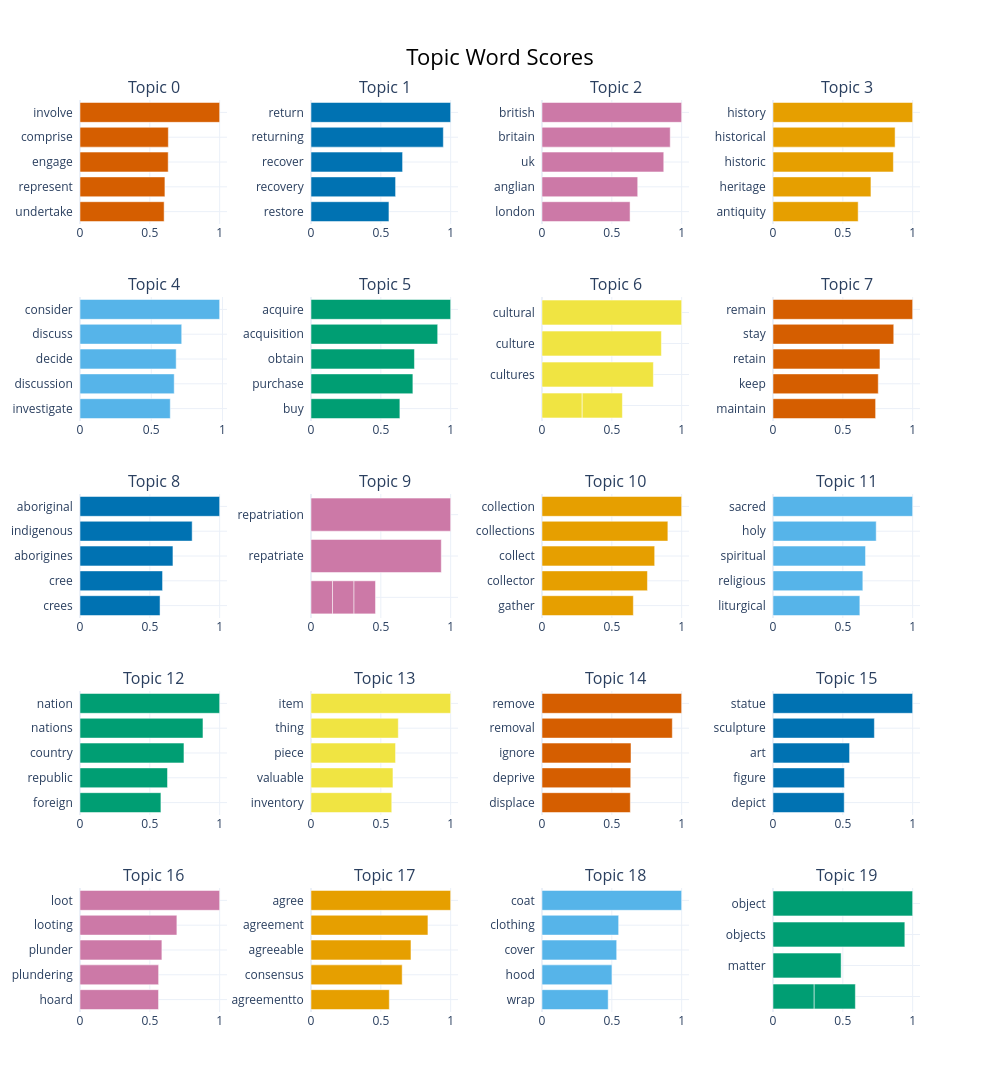

Notebook code cell kept with this figure:
### Code cell
fig = model.visualize_barchart(top_n_topics=20)
fig.show()

### Figure 1 — Plotly figure (JSON) as saved in the notebook; plotly's stock layout.template omitted (floating-point values rounded to 4 significant figures)
{"data": [{"marker": {"color": "#D55E00"}, "orientation": "h", "type": "bar", "x": [0.6025, 0.6081, 0.6316, 0.6326, 1.0], "xaxis": "x", "y": ["undertake  ", "represent  ", "engage  ", "comprise  ", "involve  "], "yaxis": "y"}, {"marker": {"color": "#0072B2"}, "orientation": "h", "type": "bar", "x": [0.5582, 0.6058, 0.6558, 0.9477, 1.0], "xaxis": "x2", "y": ["restore  ", "recovery  ", "recover  ", "returning  ", "return  "], "yaxis": "y2"}, {"marker": {"color": "#CC79A7"}, "orientation": "h", "type": "bar", "x": [0.6307, 0.6853, 0.8718, 0.9182, 1.0], "xaxis": "x3", "y": ["london  ", "anglian  ", "uk  ", "britain  ", "british  "], "yaxis": "y3"}, {"marker": {"color": "#E69F00"}, "orientation": "h", "type": "bar", "x": [0.6099, 0.7013, 0.862, 0.8743, 1.0], "xaxis": "x4", "y": ["antiquity  ", "heritage  ", "historic  ", "historical  ", "history  "], "yaxis": "y4"}, {"marker": {"color": "#56B4E9"}, "orientation": "h", "type": "bar", "x": [0.6335, 0.6611, 0.6749, 0.7137, 0.9799], "xaxis": "x5", "y": ["investigate  ", "discussion  ", "decide  ", "discuss  ", "consider  "], "yaxis": "y5"}, {"marker": {"color": "#009E73"}, "orientation": "h", "type": "bar", "x": [0.6364, 0.7296, 0.7407, 0.9071, 1.0], "xaxis": "x6", "y": ["buy  ", "purchase  ", "obtain  ", "acquisition  ", "acquire  "], "yaxis": "y6"}, {"marker": {"color": "#F0E442"}, "orientation": "h", "type": "bar", "x": [0.2878, 0.2878, 0.7974, 0.8551, 1.0], "xaxis": "x7", "y": ["  ", "  ", "cultures  ", "culture  ", "cultural  "], "yaxis": "y7"}, {"marker": {"color": "#D55E00"}, "orientation": "h", "type": "bar", "x": [0.7348, 0.7537, 0.7659, 0.8647, 1.0], "xaxis": "x8", "y": ["maintain  ", "keep  ", "retain  ", "stay  ", "remain  "], "yaxis": "y8"}, {"marker": {"color": "#0072B2"}, "orientation": "h", "type": "bar", "x": [0.5731, 0.5912, 0.6656, 0.8033, 1.0], "xaxis": "x9", "y": ["crees  ", "cree  ", "aborigines  ", "indigenous  ", "aboriginal  "], "yaxis": "y9"}, {"marker": {"color": "#CC79A7"}, "orientation": "h", "type": "bar", "x": [0.154, 0.154, 0.154, 0.9331, 1.0], "xaxis": "x10", "y": ["  ", "  ", "  ", "repatriate  ", "repatriation  "], "yaxis": "y10"}, {"marker": {"color": "#E69F00"}, "orientation": "h", "type": "bar", "x": [0.654, 0.755, 0.8069, 0.9013, 1.0], "xaxis": "x11", "y": ["gather  ", "collector  ", "collect  ", "collections  ", "collection  "], "yaxis": "y11"}, {"marker": {"color": "#56B4E9"}, "orientation": "h", "type": "bar", "x": [0.6219, 0.6433, 0.6625, 0.7391, 1.0], "xaxis": "x12", "y": ["liturgical  ", "religious  ", "spiritual  ", "holy  ", "sacred  "], "yaxis": "y12"}, {"marker": {"color": "#009E73"}, "orientation": "h", "type": "bar", "x": [0.5795, 0.6266, 0.7444, 0.8805, 1.0], "xaxis": "x13", "y": ["foreign  ", "republic  ", "country  ", "nations  ", "nation  "], "yaxis": "y13"}, {"marker": {"color": "#F0E442"}, "orientation": "h", "type": "bar", "x": [0.5783, 0.5869, 0.6054, 0.6251, 1.0], "xaxis": "x14", "y": ["inventory  ", "valuable  ", "piece  ", "thing  ", "item  "], "yaxis": "y14"}, {"marker": {"color": "#D55E00"}, "orientation": "h", "type": "bar", "x": [0.6324, 0.6354, 0.6373, 0.9332, 1.0], "xaxis": "x15", "y": ["displace  ", "deprive  ", "ignore  ", "removal  ", "remove  "], "yaxis": "y15"}, {"marker": {"color": "#0072B2"}, "orientation": "h", "type": "bar", "x": [0.51, 0.5112, 0.5483, 0.726, 1.0], "xaxis": "x16", "y": ["depict  ", "figure  ", "art  ", "sculpture  ", "statue  "], "yaxis": "y16"}, {"marker": {"color": "#CC79A7"}, "orientation": "h", "type": "bar", "x": [0.5624, 0.5629, 0.5864, 0.6938, 1.0], "xaxis": "x17", "y": ["hoard  ", "plundering  ", "plunder  ", "looting  ", "loot  "], "yaxis": "y17"}, {"marker": {"color": "#E69F00"}, "orientation": "h", "type": "bar", "x": [0.5608, 0.6529, 0.7158, 0.8373, 1], "xaxis": "x18", "y": ["agreementto  ", "consensus  ", "agreeable  ", "agreement  ", "agree  "], "yaxis": "y18"}, {"marker": {"color": "#56B4E9"}, "orientation": "h", "type": "bar", "x": [0.474, 0.501, 0.5348, 0.5488, 1.0], "xaxis": "x19", "y": ["wrap  ", "hood  ", "cover  ", "clothing  ", "coat  "], "yaxis": "y19"}, {"marker": {"color": "#009E73"}, "orientation": "h", "type": "bar", "x": [0.2949, 0.2949, 0.4877, 0.944, 1.0], "xaxis": "x20", "y": ["  ", "  ", "matter  ", "objects  ", "object  "], "yaxis": "y20"}], "layout": {"annotations": [{"font": {"size": 16}, "showarrow": false, "text": "Topic 0", "x": 0.0875, "xanchor": "center", "xref": "paper", "y": 1.0, "yanchor": "bottom", "yref": "paper"}, {"font": {"size": 16}, "showarrow": false, "text": "Topic 1", "x": 0.3625, "xanchor": "center", "xref": "paper", "y": 1.0, "yanchor": "bottom", "yref": "paper"}, {"font": {"size": 16}, "showarrow": false, "text": "Topic 2", "x": 0.6375, "xanchor": "center", "xref": "paper", "y": 1.0, "yanchor": "bottom", "yref": "paper"}, {"font": {"size": 16}, "showarrow": false, "text": "Topic 3", "x": 0.9125, "xanchor": "center", "xref": "paper", "y": 1.0, "yanchor": "bottom", "yref": "paper"}, {"font": {"size": 16}, "showarrow": false, "text": "Topic 4", "x": 0.0875, "xanchor": "center", "xref": "paper", "y": 0.784, "yanchor": "bottom", "yref": "paper"}, {"font": {"size": 16}, "showarrow": false, "text": "Topic 5", "x": 0.3625, "xanchor": "center", "xref": "paper", "y": 0.784, "yanchor": "bottom", "yref": "paper"}, {"font": {"size": 16}, "showarrow": false, "text": "Topic 6", "x": 0.6375, "xanchor": "center", "xref": "paper", "y": 0.784, "yanchor": "bottom", "yref": "paper"}, {"font": {"size": 16}, "showarrow": false, "text": "Topic 7", "x": 0.9125, "xanchor": "center", "xref": "paper", "y": 0.784, "yanchor": "bottom", "yref": "paper"}, {"font": {"size": 16}, "showarrow": false, "text": "Topic 8", "x": 0.0875, "xanchor": "center", "xref": "paper", "y": 0.568, "yanchor": "bottom", "yref": "paper"}, {"font": {"size": 16}, "showarrow": false, "text": "Topic 9", "x": 0.3625, "xanchor": "center", "xref": "paper", "y": 0.568, "yanchor": "bottom", "yref": "paper"}, {"font": {"size": 16}, "showarrow": false, "text": "Topic 10", "x": 0.6375, "xanchor": "center", "xref": "paper", "y": 0.568, "yanchor": "bottom", "yref": "paper"}, {"font": {"size": 16}, "showarrow": false, "text": "Topic 11", "x": 0.9125, "xanchor": "center", "xref": "paper", "y": 0.568, "yanchor": "bottom", "yref": "paper"}, {"font": {"size": 16}, "showarrow": false, "text": "Topic 12", "x": 0.0875, "xanchor": "center", "xref": "paper", "y": 0.352, "yanchor": "bottom", "yref": "paper"}, {"font": {"size": 16}, "showarrow": false, "text": "Topic 13", "x": 0.3625, "xanchor": "center", "xref": "paper", "y": 0.352, "yanchor": "bottom", "yref": "paper"}, {"font": {"size": 16}, "showarrow": false, "text": "Topic 14", "x": 0.6375, "xanchor": "center", "xref": "paper", "y": 0.352, "yanchor": "bottom", "yref": "paper"}, {"font": {"size": 16}, "showarrow": false, "text": "Topic 15", "x": 0.9125, "xanchor": "center", "xref": "paper", "y": 0.352, "yanchor": "bottom", "yref": "paper"}, {"font": {"size": 16}, "showarrow": false, "text": "Topic 16", "x": 0.0875, "xanchor": "center", "xref": "paper", "y": 0.136, "yanchor": "bottom", "yref": "paper"}, {"font": {"size": 16}, "showarrow": false, "text": "Topic 17", "x": 0.3625, "xanchor": "center", "xref": "paper", "y": 0.136, "yanchor": "bottom", "yref": "paper"}, {"font": {"size": 16}, "showarrow": false, "text": "Topic 18", "x": 0.6375, "xanchor": "center", "xref": "paper", "y": 0.136, "yanchor": "bottom", "yref": "paper"}, {"font": {"size": 16}, "showarrow": false, "text": "Topic 19", "x": 0.9125, "xanchor": "center", "xref": "paper", "y": 0.136, "yanchor": "bottom", "yref": "paper"}], "height": 1250, "hoverlabel": {"bgcolor": "white", "font": {"family": "Rockwell", "size": 16}}, "showlegend": false, "title": {"font": {"color": "Black", "size": 22}, "text": "Topic Word Scores", "x": 0.5, "xanchor": "center", "yanchor": "top"}, "width": 1000, "xaxis": {"anchor": "y", "domain": [0, 0.175], "showgrid": true}, "xaxis10": {"anchor": "y10", "domain": [0.275, 0.45], "showgrid": true}, "xaxis11": {"anchor": "y11", "domain": [0.55, 0.725], "showgrid": true}, "xaxis12": {"anchor": "y12", "domain": [0.825, 1], "showgrid": true}, "xaxis13": {"anchor": "y13", "domain": [0, 0.175], "showgrid": true}, "xaxis14": {"anchor": "y14", "domain": [0.275, 0.45], "showgrid": true}, "xaxis15": {"anchor": "y15", "domain": [0.55, 0.725], "showgrid": true}, "xaxis16": {"anchor": "y16", "domain": [0.825, 1], "showgrid": true}, "xaxis17": {"anchor": "y17", "domain": [0, 0.175], "showgrid": true}, "xaxis18": {"anchor": "y18", "domain": [0.275, 0.45], "showgrid": true}, "xaxis19": {"anchor": "y19", "domain": [0.55, 0.725], "showgrid": true}, "xaxis2": {"anchor": "y2", "domain": [0.275, 0.45], "showgrid": true}, "xaxis20": {"anchor": "y20", "domain": [0.825, 1], "showgrid": true}, "xaxis3": {"anchor": "y3", "domain": [0.55, 0.725], "showgrid": true}, "xaxis4": {"anchor": "y4", "domain": [0.825, 1], "showgrid": true}, "xaxis5": {"anchor": "y5", "domain": [0, 0.175], "showgrid": true}, "xaxis6": {"anchor": "y6", "domain": [0.275, 0.45], "showgrid": true}, "xaxis7": {"anchor": "y7", "domain": [0.55, 0.725], "showgrid": true}, "xaxis8": {"anchor": "y8", "domain": [0.825, 1], "showgrid": true}, "xaxis9": {"anchor": "y9", "domain": [0, 0.175], "showgrid": true}, "yaxis": {"anchor": "x", "domain": [0.864, 1.0], "showgrid": true}, "yaxis10": {"anchor": "x10", "domain": [0.432, 0.568], "showgrid": true}, "yaxis11": {"anchor": "x11", "domain": [0.432, 0.568], "showgrid": true}, "yaxis12": {"anchor": "x12", "domain": [0.432, 0.568], "showgrid": true}, "yaxis13": {"anchor": "x13", "domain": [0.216, 0.352], "showgrid": true}, "yaxis14": {"anchor": "x14", "domain": [0.216, 0.352], "showgrid": true}, "yaxis15": {"anchor": "x15", "domain": [0.216, 0.352], "showgrid": true}, "yaxis16": {"anchor": "x16", "domain": [0.216, 0.352], "showgrid": true}, "yaxis17": {"anchor": "x17", "domain": [0, 0.136], "showgrid": true}, "yaxis18": {"anchor": "x18", "domain": [0, 0.136], "showgrid": true}, "yaxis19": {"anchor": "x19", "domain": [0, 0.136], "showgrid": true}, "yaxis2": {"anchor": "x2", "domain": [0.864, 1.0], "showgrid": true}, "yaxis20": {"anchor": "x20", "domain": [0, 0.136], "showgrid": true}, "yaxis3": {"anchor": "x3", "domain": [0.864, 1.0], "showgrid": true}, "yaxis4": {"anchor": "x4", "domain": [0.864, 1.0], "showgrid": true}, "yaxis5": {"anchor": "x5", "domain": [0.648, 0.784], "showgrid": true}, "yaxis6": {"anchor": "x6", "domain": [0.648, 0.784], "showgrid": true}, "yaxis7": {"anchor": "x7", "domain": [0.648, 0.784], "showgrid": true}, "yaxis8": {"anchor": "x8", "domain": [0.648, 0.784], "showgrid": true}, "yaxis9": {"anchor": "x9", "domain": [0.432, 0.568], "showgrid": true}}}
